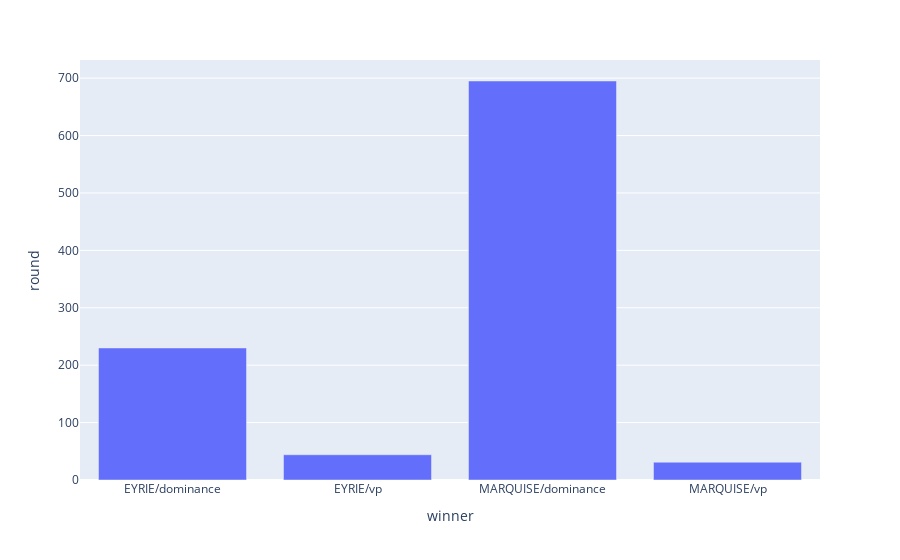

Notebook code for this chart:
### Code cell
import plotly.express as px
fig = px.bar(group_by_winner_df.reset_index(), x='winner', y='round')
fig.show()

### Figure 1 — Plotly figure (JSON) as saved in the notebook; plotly's stock layout.template omitted (floating-point values rounded to 4 significant figures)
{"data": [{"alignmentgroup": "True", "hovertemplate": "winner=%{x}<br>round=%{y}<extra></extra>", "legendgroup": "", "marker": {"color": "#636efa", "pattern": {"shape": ""}}, "name": "", "offsetgroup": "", "orientation": "v", "showlegend": false, "textposition": "auto", "x": ["EYRIE/dominance", "EYRIE/vp", "MARQUISE/dominance", "MARQUISE/vp"], "xaxis": "x", "y": [230, 44, 695, 31], "yaxis": "y", "type": "bar"}], "layout": {"xaxis": {"anchor": "y", "domain": [0.0, 1.0], "title": {"text": "winner"}}, "yaxis": {"anchor": "x", "domain": [0.0, 1.0], "title": {"text": "round"}}, "legend": {"tracegroupgap": 0}, "margin": {"t": 60}, "barmode": "relative"}}
